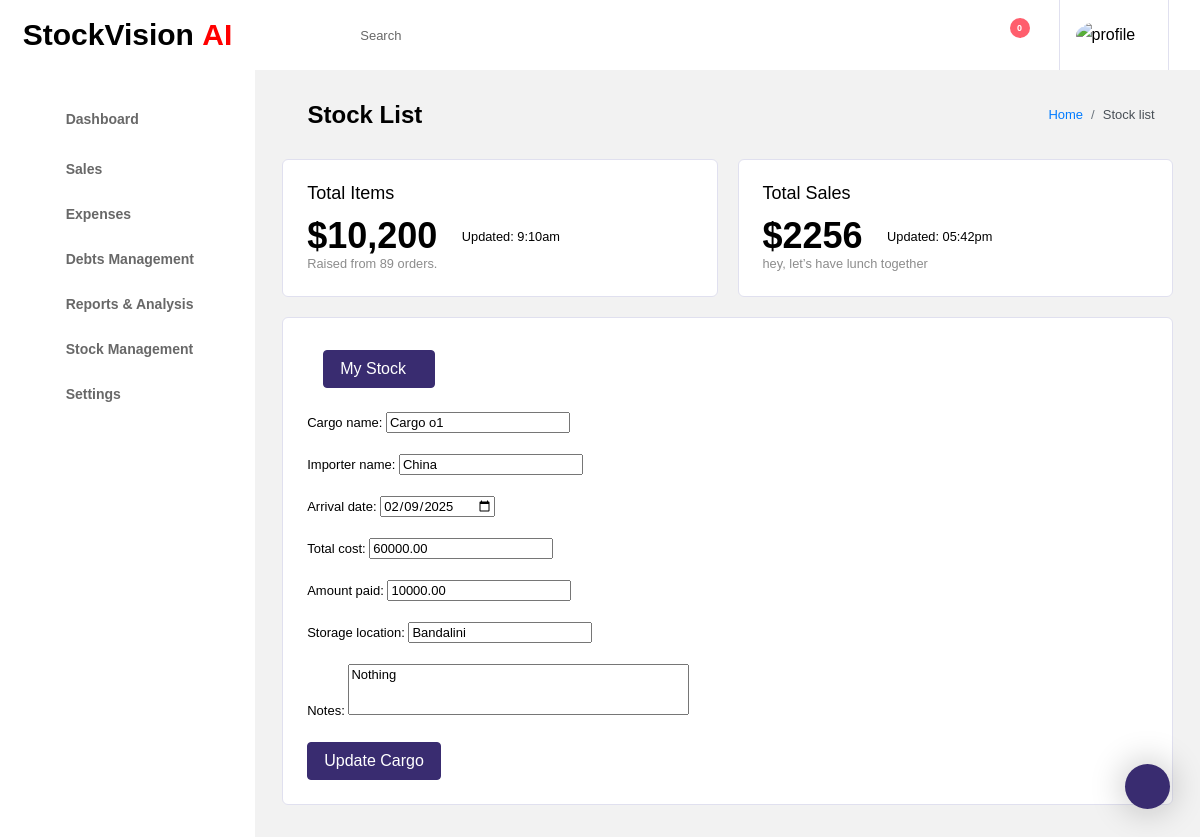
Page /update_cargo/1/ on the committed database.
### inventory/models.py (models this page shows, shortened)
class Cargo(models.Model):
    PAYMENT_STATUS_CHOICES = [
        ('pending', 'Pending'),
        ('partially_paid', 'Partially Paid'),
        ('fully_paid', 'Fully Paid'),
    ]
    cargo_name = models.CharField(max_length=255)
    importer_name = models.CharField(max_length=255)
    arrival_date = models.DateField()
    total_cost = models.DecimalField(max_digits=10, decimal_places=2)
    amount_paid = models.DecimalField(max_digits=10, decimal_places=2, default=0.00)
    balance_due = models.DecimalField(max_digits=10, decimal_places=2, editable=False)
    payment_status = models.CharField(max_length=20, choices=PAYMENT_STATUS_CHOICES, default='pending')
    storage_location = models.CharField(max_length=255, blank=True, null=True)
    release_status = models.BooleanField(default=False)  # True if released, False if still held
    notes = models.TextField(blank=True, null=True)

### inventory/views.py (the view)
# urls.py: path('update_cargo/<int:cargo_id>/', views.update_cargo, name='update_cargo'),
def update_cargo(request, cargo_id):
    cargo = get_object_or_404(Cargo, id=cargo_id)
    if request.method == 'POST':
        form = CargoForm(request.POST, instance=cargo)
        if form.is_valid():
            form.save()
            return redirect('view_cargo')  # Redirect after updating
    else:
        form = CargoForm(instance=cargo)
    return render(request, 'stock/update_cargo.html', {'form': form, 'cargo': cargo})

### inventory/forms.py
class CargoForm(forms.ModelForm):
    class Meta:
        model = Cargo
        fields = ['cargo_name', 'importer_name', 'arrival_date', 'total_cost', 'amount_paid', 'storage_location', 'notes']
        widgets = {
            'cargo_name': forms.TextInput(attrs={'class': 'form-class', 'placeholder': 'Enter cargo name'}),
            'importer_name': forms.TextInput(attrs={'class': 'form-class', 'placeholder': 'Enter importer name'}),
            'arrival_date': forms.DateInput(attrs={'type': 'date', 'class': 'form-class'}),
            'total_cost': forms.NumberInput(attrs={'class': 'form-class', 'placeholder': 'Enter total cost'}),
            'amount_paid': forms.NumberInput(attrs={'class': 'form-class', 'placeholder': 'Enter amount paid'}),
            'storage_location': forms.TextInput(attrs={'class': 'form-class', 'placeholder': 'Enter storage location'}),
            'notes': forms.Textarea(attrs={'class': 'form-class', 'rows': 3, 'placeholder': 'Additional notes'}),
        }

### templates/stock/update_cargo.html (shortened to what this page needs)
{% extends 'base.html' %} {% block content %} {% include 'include/header.html'%}
{% include 'include/sidebar.html' %}
<div class="main-panel">
  <div class="content-wrapper">
    <div class="page-header">
      <h3 class="page-title">
        <i class="fa fa-square me-2" style="color: green"></i> Stock List
      </h3>
      <nav aria-label="breadcrumb">
        <ol class="breadcrumb">
          <li class="breadcrumb-item"><a href="#">Home</a></li>
          <li class="breadcrumb-item active" aria-current="page">Stock list</li>
        </ol>
      </nav>
    </div>
    <div class="row">
      <div class="col-md-6 grid-margin">
        <div class="card">
          <div class="card-body">
            <h4 class="card-title mb-0">Total items</h4>
            <div class="d-flex justify-content-between align-items-center">
              <div class="d-inline-block pt-3">
                <div class="d-md-flex">
                  <h2 class="mb-0">$10,200</h2>
                  <div class="d-flex align-items-center ml-md-2 mt-2 mt-md-0">
                    <i class="far fa-clock text-muted"></i>
                    <small class="ml-1 mb-0">Updated: 9:10am</small>
                  </div>
                </div>
                <small class="text-gray">Raised from 89 orders.</small>
              </div>
              <div class="d-inline-block">
                <i class="fas fa-chart-pie text-info icon-lg"></i>
              </div>
            </div>
          </div>
        </div>
      </div>
      <div class="col-md-6 grid-margin">
        <div class="card">
          <div class="card-body">
            <h4 class="card-title mb-0">Total Sales</h4>
            <div class="d-flex justify-content-between align-items-center">
              <div class="d-inline-block pt-3">
                <div class="d-md-flex">
                  <h2 class="mb-0">$2256</h2>
                  <div class="d-flex align-items-center ml-md-2 mt-2 mt-md-0">
                    <i class="far fa-clock text-muted"></i>
                    <small class="ml-1 mb-0">Updated: 05:42pm</small>
                  </div>
                </div>
                <small class="text-gray">hey, let’s have lunch together</small>
              </div>
              <div class="d-inline-block">
                <i class="fas fa-shopping-cart text-danger icon-lg"></i>
              </div>
            </div>
          </div>
        </div>
      </div>
    </div>
    <div class="row">
      <div class="col-lg-12 grid-margin stretch-card">
        <div class="card">
          <div class="card-body">
            <li class="nav-item dropdown d-none d-lg-flex">
              <div class="nav-link">
                <span
                  class="dropdown-toggle btn btn-primary mb-3 float-end"
                  id="languageDropdown"
                  data-toggle="dropdown"
                  >My Stock</span
                >
              </div>
            </li>
            <div class="table-responsive">
              <form method="post">
                {% csrf_token %} {{ form.as_p }}
                <button type="submit" class="btn btn-primary">
                  Update Cargo
                </button>
              </form>
            </div>
          </div>
        </div>
      </div>
    </div>
  </div>
  {% endblock %}

### rows in the picture
Cargo: cargo_name "Cargo o1", importer_name "China", arrival_date "02/09/2025", total_cost "60000.00", amount_paid "10000.00", storage_location "Bandalini", notes "Nothing"
